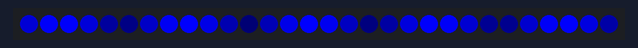
The sketch below on a simulated Arduino Uno, built with avr-gcc and run on an emulated ATmega328P. Parts: 30 RGB LEDs in strip order, left to right.

Above: at 0.16 s.
At 20.34 s:
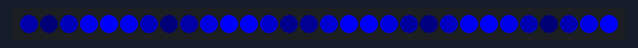
At 39.6 s:
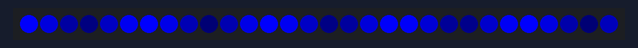

The sketch:

07-SineWave.ino
```cpp
#include <Adafruit_NeoPixel.h>

int PIN = 6;
int NUMPIXELS = 30;
int DELAY = 100;

Adafruit_NeoPixel pixels = Adafruit_NeoPixel(NUMPIXELS, PIN, NEO_GRB + NEO_KHZ800);


void setup() {
  pixels.begin();
  pixels.show(); // Initialize all pixels to ‘off’
}

void loop() {
  float rate = 0.03;
  int cycles = 100;
  int wait = 2;
  float pos=0.0;
  // cycle through x times
  for(int x=0; x<(pixels.numPixels()*cycles); x++)
  {
      pos = pos+rate;
      for(int i=0; i<pixels.numPixels(); i++) {
        // sine wave, 3 offset waves make a rainbow!
        float level = sin(i+pos) * 127 + 128;
        // set color level
        pixels.setPixelColor(i,0,0,(int)level);
      }
         pixels.show();
         delay(wait);
  }
}
```
